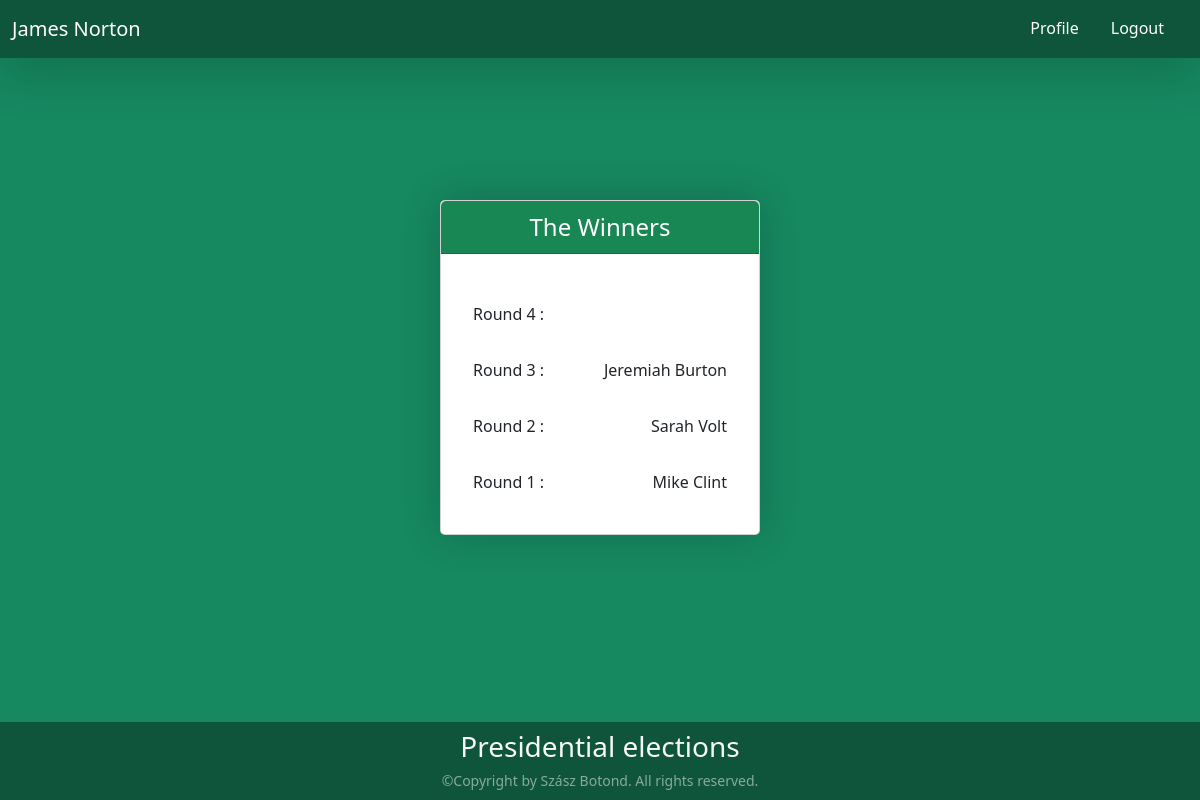
The app's page /winner (signed in) with its own data.
### authentication/models.py (models this page shows, shortened)
class Event(models.Model):
    name = models.CharField(max_length=200)
    winner = models.TextField(max_length=500, blank=True)
    event_start_date = models.DateTimeField(default = None, editable = True)
    event_end_date = models.DateTimeField(default = None, editable = True)

### authentication/views.py (the view)
# urls.py: path("winner", views.winner, name="winner"),
def winner(request):
    current_user = request.user
    firstName = current_user.first_name
    lastName = current_user.last_name
    now = timezone.now()
    rounds = Event.objects.filter(event_end_date__lte=now).order_by('-event_start_date')
    return render(request, "winner.html",{"rounds":rounds, 'firstName': firstName, 'lastName': lastName })

### authentication/templates/winner.html (shortened to what this page needs)
<!DOCTYPE html>
<html lang="en">
<head>
    <link href="https://cdn.jsdelivr.net/npm/bootstrap@5.3.2/dist/css/bootstrap.min.css" rel="stylesheet"
>
    <link href="/static/style.css" rel="stylesheet">
</head>
<body style="padding-top: 200px; display: flex; flex-direction: column; min-height: 100vh; width: 100%;">
    {% if user.is_authenticated %}
    <nav class="navbar navbar-expand-lg shadow-lg fixed-top" style="background-color: rgb(15, 85, 60);">
        <div class="container-fluid">
            <a class="navbar-brand text-white" href="/profile">{{firstName.title}} {{lastName.title}}</a>
            <div class="collapse navbar-collapse" id="navbarSupportedContent">
                <ul class="navbar-nav justify-content-end flex-grow-1 pe-3 nav-underline">
                    <li class="nav-item">
                        <a class="nav-link text-white" aria-current="page" href="/profile">Profile</a>
                    </li>
                    <li class="nav-item">
                        <a class="nav-link text-white" aria-current="page" href="/logout">Logout</a>
                    </li>
                </ul>
            </div>
        </div>
    </nav>
    <div id="winner-card" class="card d-grid gap-2 mb-3 main-card" style="height:auto;">
        <div class="card-header text-bg-success mb-3 h-auto" style="justify-content: center; padding-bottom: 0%;">
            <legend class="text-center">The Winners</legend>
        </div>
        <div class="card-body h-auto">
            {% if rounds %}
            {% for round in rounds %}
                <ul class="list-group list-group-flush">
                    <li class="list-group-item">
                        <p class="text-start d-inline-block">{{ round.name }} : </p>
                        <p class="text-end" style="float: right">{{ round.winner.title }}</p>
                    </li>
                </ul>
            {% endfor %}
            {% endif %}
        </div>
    </div>
    {% include 'small-footer.html' %}
    {% else %}
    <div class="d-grid gap-2">
        <button class="btn btn-light btn-lg" type="submit"><a href="/login" class="form-text">Login</a></button>
        <button class="btn btn-light btn-lg" type="submit"><a href="/register" class="form-text">Register</a></button>
    </div>
    {% endif %}
</body>
</html>

### authentication/templates/small-footer.html
<footer class="footer py-2 sticky-bottom  w-100" style="background-color: rgb(15, 85, 60); margin-top:auto;">
    <div class="text-light text-center">
        <p class="h3 mb-1">Presidential elections</p>
        <small class="text-white-50">&copy;Copyright by Szász Botond. All rights reserved.</small>
    </div>
</footer>

### authentication/static/style.css (style rules this page uses)
html, body { --color-primary: rgb(22, 137, 97); --color-primary-dark: rgb(15, 85, 60); --color-secondary: rgb(47, 81, 135); --color-error: rgb(222, 39, 39); --color-success: rgb(67, 176, 67); --border-radius: 5px; margin: 0px; padding: 0px; height: 100%; min-height: 100vh; display: flex; flex-direction: column; justify-content: center; align-items: center; background-color: var(--color-primary); }
.main-card { width: 20rem; box-shadow: 0 0 40px rgba(0, 0, 0, 0.2); border-radius: var(--border-radius); margin: 0; }

### records on screen
Event: name "Round 4"
Event: name "Round 3", winner "Jeremiah Burton"
Event: name "Round 2", winner "Sarah Volt"
Event: name "Round 1", winner "Mike Clint"

### other values on screen
{{ firstName.title }} "James"
{{ lastName.title }} "Norton"
